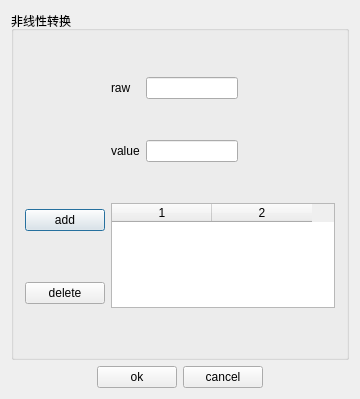
<?xml version="1.0" encoding="UTF-8"?>
<ui version="4.0">
 <class>CScadaNonlinearScaleSetDialog</class>
 <widget class="QDialog" name="CScadaNonlinearScaleSetDialog">
  <property name="geometry">
   <rect>
    <x>0</x>
    <y>0</y>
    <width>360</width>
    <height>399</height>
   </rect>
  </property>
  <property name="windowTitle">
   <string>CScadaNonlinearScaleSetDialog</string>
  </property>
  <layout class="QGridLayout" name="gridLayout">
   <item row="0" column="0">
    <widget class="QSplitter" name="splitter">
     <property name="orientation">
      <enum>Qt::Vertical</enum>
     </property>
     <widget class="QGroupBox" name="groupBox_2">
      <property name="title">
       <string>非线性转换</string>
      </property>
      <layout class="QGridLayout" name="gridLayout_2">
       <item row="0" column="3">
        <spacer name="horizontalSpacer">
         <property name="orientation">
          <enum>Qt::Horizontal</enum>
         </property>
         <property name="sizeHint" stdset="0">
          <size>
           <width>40</width>
           <height>20</height>
          </size>
         </property>
        </spacer>
       </item>
       <item row="1" column="0">
        <spacer name="horizontalSpacer_4">
         <property name="orientation">
          <enum>Qt::Horizontal</enum>
         </property>
         <property name="sizeHint" stdset="0">
          <size>
           <width>40</width>
           <height>20</height>
          </size>
         </property>
        </spacer>
       </item>
       <item row="1" column="1">
        <widget class="QLabel" name="label_8">
         <property name="text">
          <string>value</string>
         </property>
        </widget>
       </item>
       <item row="1" column="2">
        <widget class="QLineEdit" name="m_lineEditNon"/>
       </item>
       <item row="1" column="3">
        <spacer name="horizontalSpacer_2">
         <property name="orientation">
          <enum>Qt::Horizontal</enum>
         </property>
         <property name="sizeHint" stdset="0">
          <size>
           <width>40</width>
           <height>20</height>
          </size>
         </property>
        </spacer>
       </item>
       <item row="2" column="0">
        <widget class="QPushButton" name="m_pushButtonAdd">
         <property name="text">
          <string>add</string>
         </property>
        </widget>
       </item>
       <item row="2" column="1" rowspan="2" colspan="3">
        <widget class="QTableWidget" name="tableWidget">
         <property name="columnCount">
          <number>2</number>
         </property>
         <column/>
         <column/>
        </widget>
       </item>
       <item row="3" column="0">
        <widget class="QPushButton" name="m_pushButtonDelete">
         <property name="text">
          <string>delete</string>
         </property>
        </widget>
       </item>
       <item row="0" column="1">
        <widget class="QLabel" name="label_7">
         <property name="text">
          <string>raw</string>
         </property>
        </widget>
       </item>
       <item row="0" column="2">
        <widget class="QLineEdit" name="m_lineEditRawNon"/>
       </item>
       <item row="0" column="0">
        <spacer name="horizontalSpacer_3">
         <property name="orientation">
          <enum>Qt::Horizontal</enum>
         </property>
         <property name="sizeHint" stdset="0">
          <size>
           <width>40</width>
           <height>20</height>
          </size>
         </property>
        </spacer>
       </item>
      </layout>
     </widget>
    </widget>
   </item>
   <item row="1" column="0">
    <layout class="QHBoxLayout" name="horizontalLayout_2">
     <item>
      <spacer name="horizontalSpacer_12">
       <property name="orientation">
        <enum>Qt::Horizontal</enum>
       </property>
       <property name="sizeHint" stdset="0">
        <size>
         <width>40</width>
         <height>20</height>
        </size>
       </property>
      </spacer>
     </item>
     <item>
      <widget class="QPushButton" name="m_pushButtonOk">
       <property name="text">
        <string>ok</string>
       </property>
      </widget>
     </item>
     <item>
      <widget class="QPushButton" name="m_pushButtonCancel">
       <property name="text">
        <string>cancel</string>
       </property>
      </widget>
     </item>
     <item>
      <spacer name="horizontalSpacer_11">
       <property name="orientation">
        <enum>Qt::Horizontal</enum>
       </property>
       <property name="sizeHint" stdset="0">
        <size>
         <width>40</width>
         <height>20</height>
        </size>
       </property>
      </spacer>
     </item>
    </layout>
   </item>
  </layout>
 </widget>
 <layoutdefault spacing="6" margin="11"/>
 <resources/>
 <connections/>
</ui>
